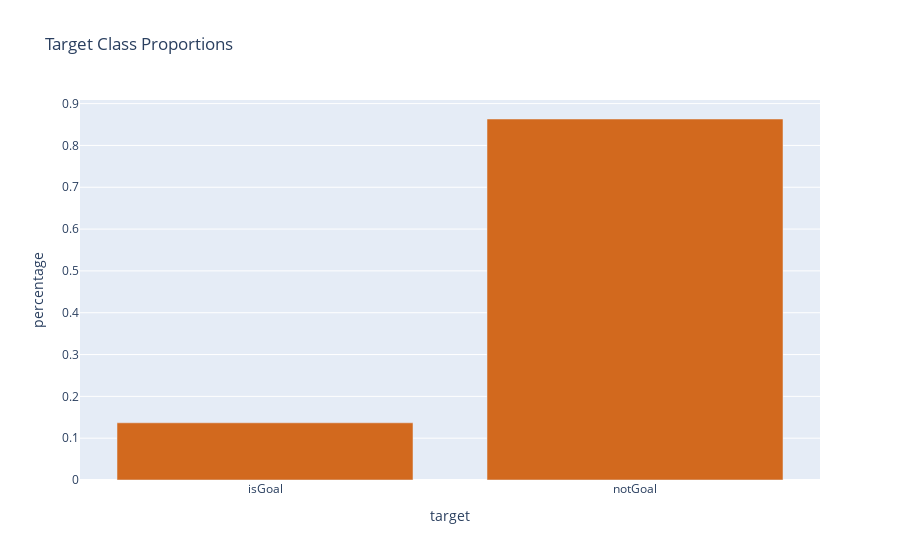

Notebook code cell kept with this figure:
### Markdown cell above
## Target Class Proportions

### Code cell
fig = go.Figure(go.Bar(x = pd.DataFrame(train_df['target'].value_counts(normalize=True)).sort_index().index, 
                       y = pd.DataFrame(train_df['target'].value_counts(normalize=True)).sort_index()['target'], 
                      marker_color = 'chocolate'))
fig.update_layout(title_text = 'Target Class Proportions', xaxis_title = 'target', yaxis_title = 'percentage')

### Figure 1 — Plotly figure (JSON) as saved in the notebook; plotly's stock layout.template omitted (floating-point values rounded to 4 significant figures)
{"data": [{"marker": {"color": "chocolate"}, "type": "bar", "x": ["isGoal", "notGoal"], "y": [0.1368, 0.8632]}], "layout": {"title": {"text": "Target Class Proportions"}, "xaxis": {"title": {"text": "target"}}, "yaxis": {"title": {"text": "percentage"}}}}
